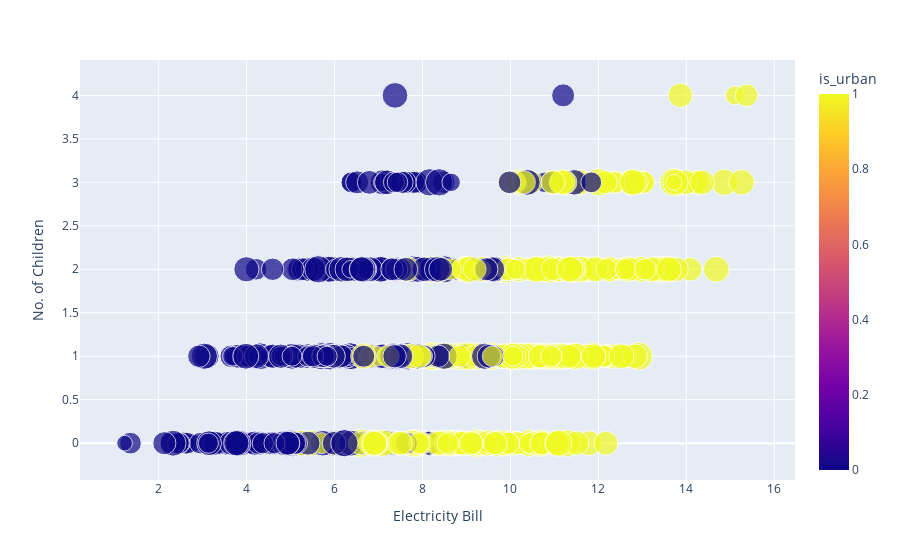

Notebook code cell kept with this figure:
### Markdown cell above
### Positive Correlation Between Number of Children and Electricity Bill Amount

A scatterplot of the dataset shows that the number of children in the household has a strong relationship with the monthly elecricity bill:
* Household electricity bill increases with the number of children in the household.  
* Overall, urban households have a higher electricity bill than rural households.

### Code cell
#Plot a scatter plot of the electricity bill by number of children
#show urban/rural homes by color, and size of the household by point size
fig = px.scatter(electricity, x="amount_paid_dollar", y="num_children", color="is_urban",
                 size='housearea', labels={'amount_paid_dollar':'Electricity Bill', 'num_children':'No. of Children'})
fig.show()

### Figure 1 — Plotly figure (JSON) as saved in the notebook; plotly's stock layout.template omitted (floating-point values rounded to 4 significant figures; data arrays with more than 128 entries replaced by an {"elided": "..."} marker saying what was removed)
{"data": [{"hovertemplate": "Electricity Bill=%{x}<br>No. of Children=%{y}<br>housearea=%{marker.size}<br>is_urban=%{marker.color}<extra></extra>", "legendgroup": "", "marker": {"color": {"elided": "972 int values"}, "coloraxis": "coloraxis", "size": {"elided": "972 float values"}, "sizemode": "area", "sizeref": 2.973, "symbol": "circle"}, "mode": "markers", "name": "", "orientation": "v", "showlegend": false, "type": "scatter", "x": {"elided": "972 float values"}, "xaxis": "x", "y": {"elided": "972 int values"}, "yaxis": "y"}], "layout": {"coloraxis": {"colorbar": {"title": {"text": "is_urban"}}, "colorscale": [[0, "#0d0887"], [0.1111, "#46039f"], [0.2222, "#7201a8"], [0.3333, "#9c179e"], [0.4444, "#bd3786"], [0.5556, "#d8576b"], [0.6667, "#ed7953"], [0.7778, "#fb9f3a"], [0.8889, "#fdca26"], [1, "#f0f921"]]}, "legend": {"itemsizing": "constant", "tracegroupgap": 0}, "margin": {"t": 60}, "xaxis": {"anchor": "y", "domain": [0, 1], "title": {"text": "Electricity Bill"}}, "yaxis": {"anchor": "x", "domain": [0, 1], "title": {"text": "No. of Children"}}}}
